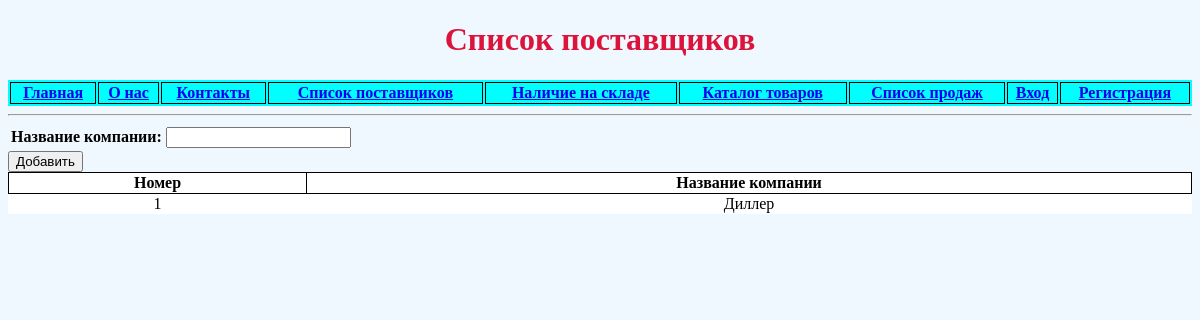
Before: /suppliers with the older database file.
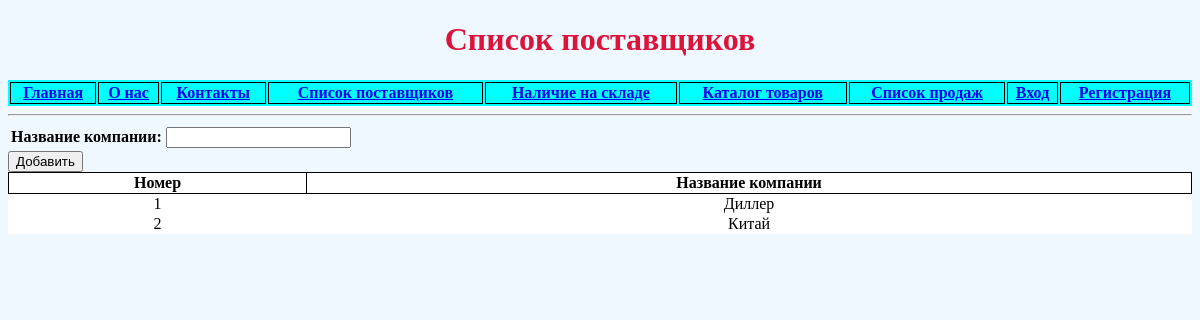
After: the same page with the newer database file.
### example_app/models.py (models this page shows, shortened)
class Company(models.Model):
    name = models.CharField(max_length=20)

### example_app/views.py (the view)
# urls.py: path('suppliers', suppliers),
def suppliers(request):
    companies = Company.objects.all()
    form = CompanyForm()
    return render(request, 'suppliers.html', {'companies': companies, 'form': form})

### example_app/forms.py
class CompanyForm(ModelForm):
    class Meta:
        model = Company
        fields = ['name']
        labels = {'name': 'Название компании'}

### example_app/templates/suppliers.html (shortened to what this page needs)
{% extends "base.html" %}
{% load static %}
{% block header %}
Список поставщиков
{% endblock header %}
{% block content %}
<form method="POST" action="create_company/">
  <table>{{form}}</table>
  <input type="submit" value="Добавить">
</form>
<table class="warehouse">
  <tr><th class="warehouse">Номер</th><th class="warehouse">Название компании</th></tr>
    {% for company in companies %}
  <tr><td align="center">{{ company.id }}</td><td align="center">{{ company.name }}</td></tr>
    {% endfor %}
</table>
{% endblock content %}

Changed rows visible on the page:
added Company: id "2", name "Китай"
